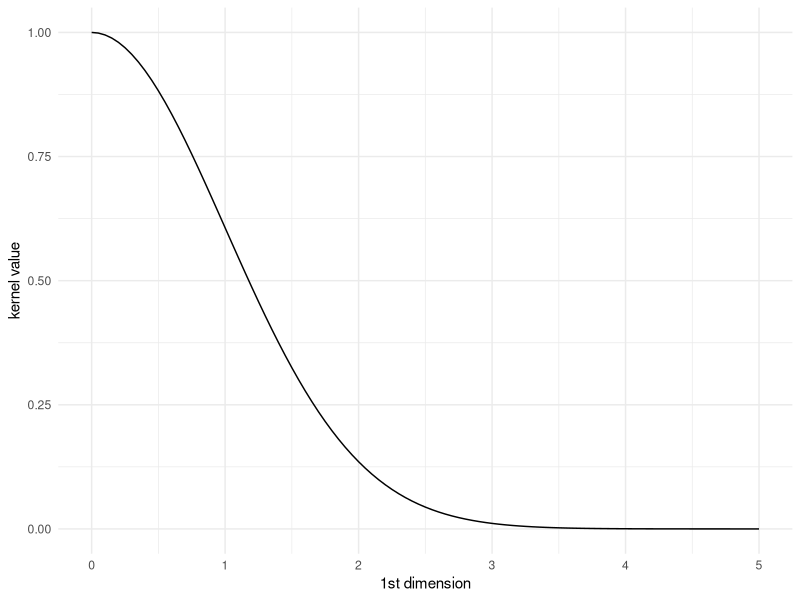
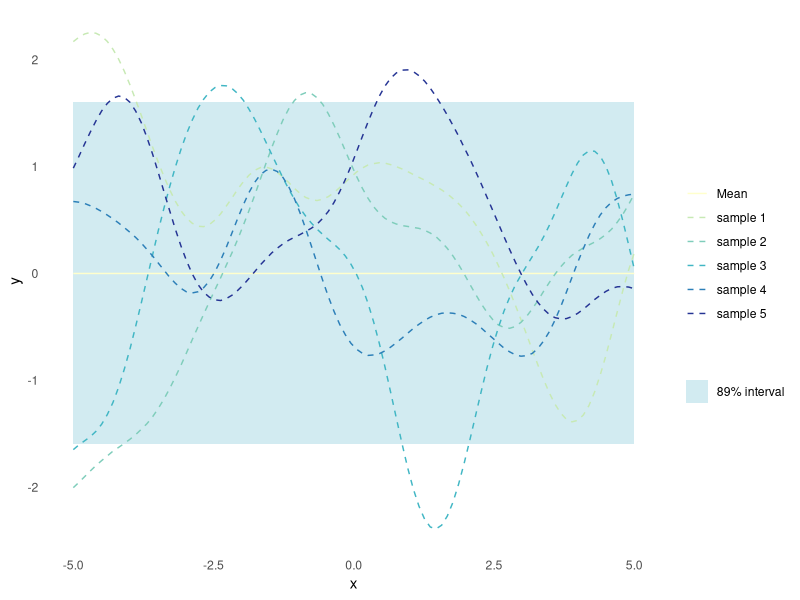
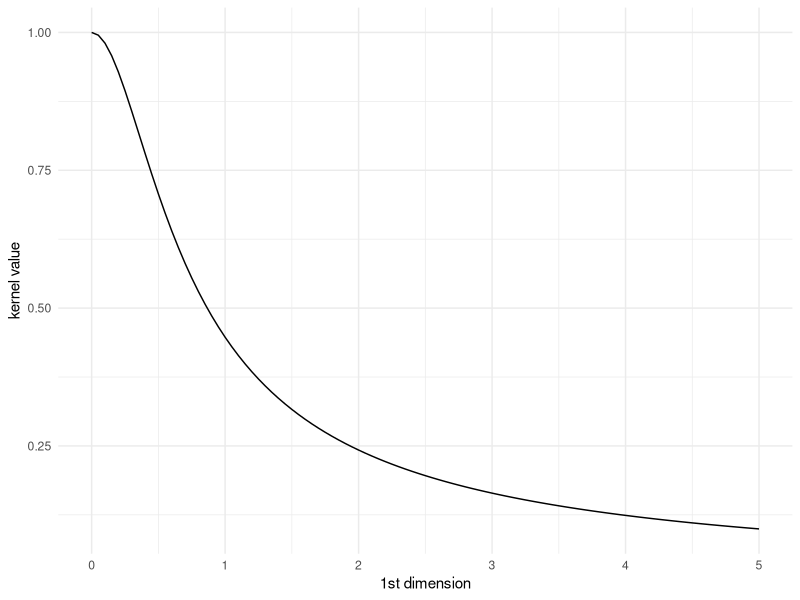
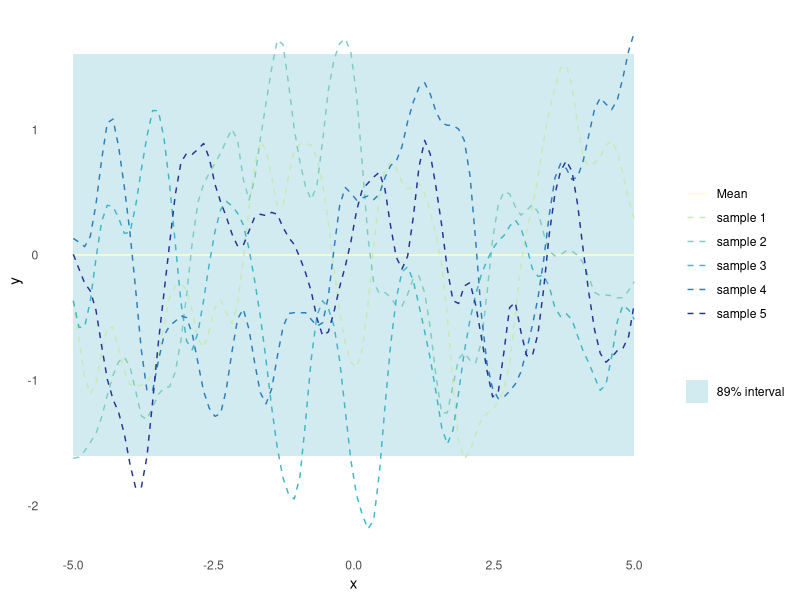
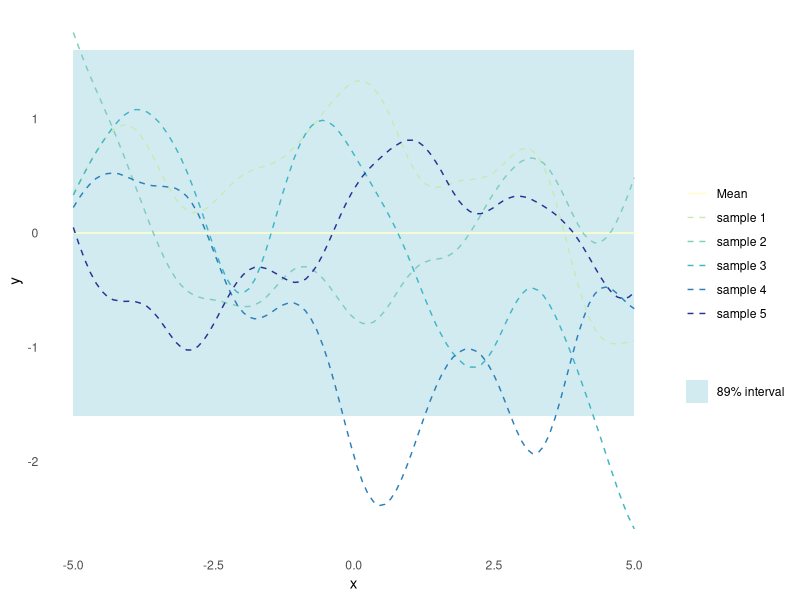
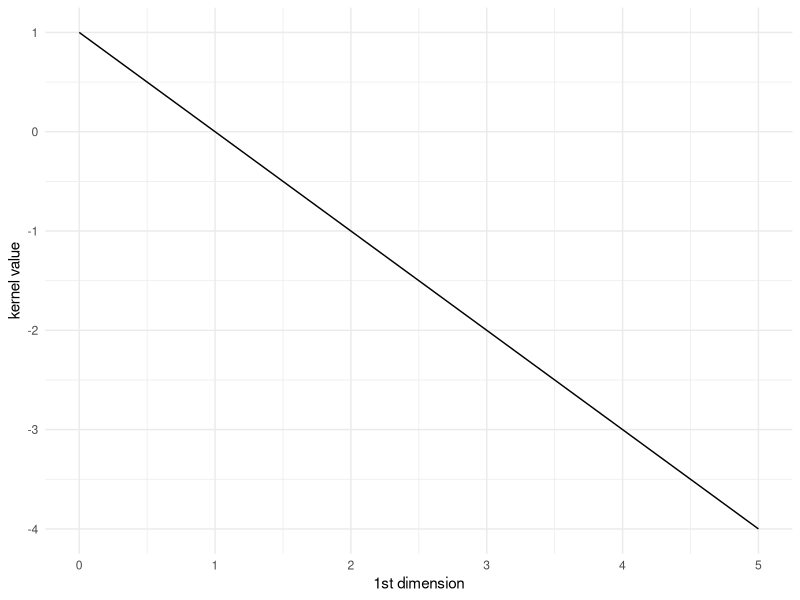
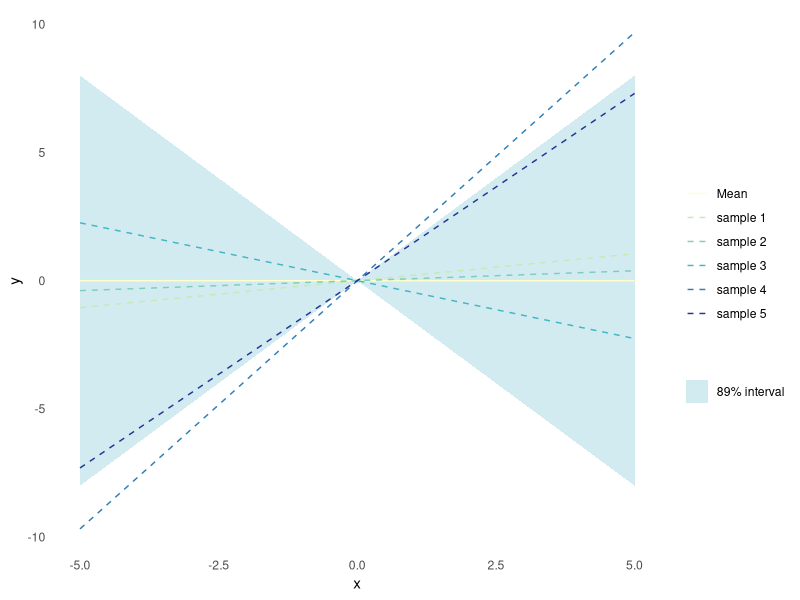

Write R code to recreate these figures, in order.
## ---- chunk 1
library(ggplot2)
library(magrittr)
set.seed(4444)
## ---- chunk 2
plot_kernel_value <- function(kernel, ...) {
  tibble::tibble(
    X1 = seq(0, 5, by = 0.05),
    X2 = rep(0, length(X1)),
    kv = purrr::map2_dbl(X1, X2, kernel, ...)
  ) %>%
    ggplot(aes(x = X1, y = kv)) +
    geom_line() +
    labs(x = "1st dimension", y = "kernel value") +
    theme_minimal()
}
## ---- chunk 3
#' Random Samples from a Multivariate Gaussian
#' 
#' This implementation is similar to MASS::mvrnorm, but uses chlosky
#' decomposition instead. This should be more stable but is less efficient than
#' the MASS implementation, which recycles the eigen decomposition for the
#' sampling part.
#'
#' @param n number of samples to sample
#' @param mu the mean of each input dimension
#' @param sigma the covariance matrix
#' @param epsilon numerical tolerance added to the diagonal of the covariance
#'  matrix. This is necessary for the Cholesky decomposition, in some cases.
#'
#' @return numerical vector of n samples
rmvnorm <- function(n = 1, mu, sigma, epsilon = 1e-6) {
    p <- length(mu)
    if(!all(dim(sigma) == c(p, p))) stop("incompatible dimensions of arguments")
    ev <- eigen(sigma, symmetric = TRUE)$values
    if(!all(ev >= -epsilon*abs(ev[1L]))) {
      stop("The covariance matrix (sigma) is not positive definite")
    }
    cholesky <- chol(sigma + diag(p)*epsilon)
    sample <- rnorm(p*n, 0, 1)
    dim(sample) <- c(n, p)
    sweep(sample %*% cholesky, 2, mu, FUN = `+`)
}

plot_gp <- function(kernel, ...) {
  n_samples <- 5
  X_predict <- matrix(seq(-5, 5, length.out = 100), 100, 1)
  mu <- rep(0, times = length(X_predict))
  sigma <- rlang::exec(kernel, X1 = X_predict, X2 = X_predict, ...)
  samples <- rmvnorm(n = n_samples, mu, sigma)
  p <- tibble::as_tibble(
    t(samples),
    .name_repair = ~ paste("sample", seq(1, n_samples))
  ) %>%
    dplyr::mutate(
    x = X_predict,
    uncertainty = 1.6*sqrt(diag(sigma)),
    mu = mu,
    lower = mu - uncertainty,
    upper = mu + uncertainty
  ) %>%
    ggplot(aes(x = x)) +
    geom_ribbon(
      aes(ymin = lower, ymax = upper, fill = "89% interval"),
      alpha = 0.2
    ) +
    geom_line(aes(y = mu, colour = "Mean")) +
    theme_minimal() +
    labs(
      y = "y",
      x = "x",
      colour = "",
      fill = ""
    ) +
    theme(panel.grid = element_blank())
  Reduce(
    `+`,
    init = p,
    x = lapply(paste("sample", seq(1, n_samples)), function(s) {
      geom_line(aes(y = .data[[s]], colour = s), linetype = 2)
    })
  ) +
    scale_colour_brewer(palette = "YlGnBu") +
    scale_fill_manual(values = list("89% interval" = "#219ebc"))
}
## ---- chunk 4
#' RBF Kernel
#'
#' @param X1 matrix of dimensions (n, d). Vectors are coerced to (1, d).
#' @param X2 matrix of dimensions (m, d). Vectors are coerced to (1, d).
#' @param l length scale
#' @param sigma_f scale parameter 
#'
#' @return matrix of dimensions (n, m)
rbf_kernel <- function(X1, X2, l = 1.0, sigma_f = 1.0) {
  if (is.null(dim(X1))) dim(X1) <- c(1, length(X1))
  if (is.null(dim(X2))) dim(X2) <- c(1, length(X2))
  sqdist <- (- 2*(X1 %*% t(X2))) %>%
    add(rowSums(X1**2, dims = 1)) %>%
    sweep(2, rowSums(X2**2, dims = 1), `+`)
  sigma_f**2 * exp(-0.5 / l**2 * sqdist)
}
## ---- chunk 5
plot_kernel_value(rbf_kernel)
## ---- chunk 6
plot_gp(rbf_kernel)
## ---- chunk 7
rq_kernel <- function(X1, X2, sigma = 1, l = 1, alpha = 1) {
  if (is.null(dim(X1))) dim(X1) <- c(1, length(X1))
  if (is.null(dim(X2))) dim(X2) <- c(1, length(X2))
  sqdist <- (- 2*(X1 %*% t(X2))) %>%
    add(rowSums(X1**2, dims = 1)) %>%
    sweep(2, rowSums(X2**2, dims = 1), `+`)
  sigma^2 * (1 + sqdist / (2 * alpha * l^2))^(-alpha)
}
## ---- chunk 8
plot_kernel_value(rq_kernel, alpha = 0.5, l = 0.5)
## ---- chunk 9
plot_gp(rq_kernel, alpha = 0.5, l = 0.5)
## ---- chunk 10
matern_kernel <- function(X1, X2, nu = 2.5, lengthscale = 1, sigma = 1) {
  if (is.null(dim(X1))) dim(X1) <- c(1, length(X1))
  if (is.null(dim(X2))) dim(X2) <- c(1, length(X2))
  distance <- (- 2*(X1 %*% t(X2))) %>%
    add(rowSums(X1**2, dims = 1)) %>%
    sweep(2, rowSums(X2**2, dims = 1), `+`) %>%
    sqrt()
  term <- sqrt(2 * nu) * distance / lengthscale
  K <- sigma * (2^(1 - nu) / gamma(nu)) * (term^nu) * besselK(term, nu)
  K[distance == 0] <- 1
  K
}

plot_gp(matern_kernel, nu = 10)
## ---- chunk 11
# Define the Periodic Kernel function
periodic_kernel <- function(X1, X2, sigma2, length_scale, period) {
  # Calculate pairwise distances between input points
  D <- as.matrix(dist(rbind(X1, X2)))
  
  # Calculate the kernel matrix element for each pair of input points
  K <- sigma2 * exp(-2 * sin(pi * D / period)^2 / length_scale^2)
  
  # Return the covariance matrix
  return(K[1:length(X1), (length(X1)+1):(length(X1)+length(X2))])
}

## ---- chunk 12
linear_kernel <- function(X1, X2, alpha = 0, sigma = 0) {
  if (is.null(dim(X1))) dim(X1) <- c(1, length(X1))
  if (is.null(dim(X2))) dim(X2) <- c(1, length(X2))
  sigma^2 + (X1 - alpha) %*% t(X2 - alpha)
}
## ---- chunk 13
plot_kernel_value(linear_kernel, alpha = 1)
## ---- chunk 14
plot_gp(linear_kernel)
## ---- chunk 15
hamming_kernel <- function(x, y) {
  L <- length(x)
  kernel <- sum(x == y) / L
  return(kernel)
}

## ---- chunk 16
chi_squared_kernel <- function(x, y) {
  # x: vector of histogram bin counts or probabilities
  # y: vector of histogram bin counts or probabilities
  
  # Check that x and y have the same length
  if (length(x) != length(y)) {
    stop("Input vectors must have the same length")
  }
  
  # Compute chi-squared distance between x and y
  dist <- sum((x - y)^2 / (x + y))
  
  # Compute chi-squared kernel using distance
  kernel <- exp(-0.5 * dist)
  
  return(kernel)
}

## ---- chunk 17
# Anisotropic RBF kernel (vectorized)
aniso_rbf_kernel <- function(X1, X2, gamma, l) {
  # X1: n x p matrix
  # X2: m x p matrix
  # gamma: scalar, the kernel width parameter
  # l: p-dimensional vector, the length scale parameter
  
  n <- nrow(X1)
  m <- nrow(X2)
  
  # Compute the squared Euclidean distance between every pair of points
  D <- -2 * crossprod(X1, X2, sparse = TRUE) +
    rowSums(X1^2) %*% rep(1, m) +
    rep(1, n) %*% t(colSums(X2^2))
  D <- sqrt(max(0, D))
  
  # Compute the kernel matrix using the RBF kernel function
  K <- exp(-gamma * (D^2 / outer(l^2, rep(1, m), "*")))
  
  return(K)
}

## ---- chunk 18
mixed_kernel <- function(X1, X2, gamma, l, kernel_type) {
  # X1: n x p matrix
  # X2: m x p matrix
  # gamma: scalar, the kernel width parameter
  # l: p-dimensional vector, the length scale parameter
  # kernel_type: p-dimensional vector, specifies the kernel type for each dimension
  
  n <- nrow(X1)
  m <- nrow(X2)
  p <- ncol(X1)
  
  # Initialize kernel matrix to zeros
  K <- matrix(0, n, m)
  
  for (i in 1:p) {
    # Compute kernel matrix for current dimension
    if (kernel_type[i] == "rbf") {
      K_i <- exp(-gamma * ((X1[,i] %*% t(rep(1,m)))^2 + (rep(1,n) %*% t(X2[,i]))^2 - 2*X1[,i] %*% t(X2[,i])) / l[i]^2)
    } else if (kernel_type[i] == "linear") {
      K_i <- X1[,i] %*% t(X2[,i])
    } else {
      stop("Unsupported kernel type")
    }
    
    # Add kernel matrix to mixed kernel matrix
    K <- K + K_i
  }
  
  return(K)
}
